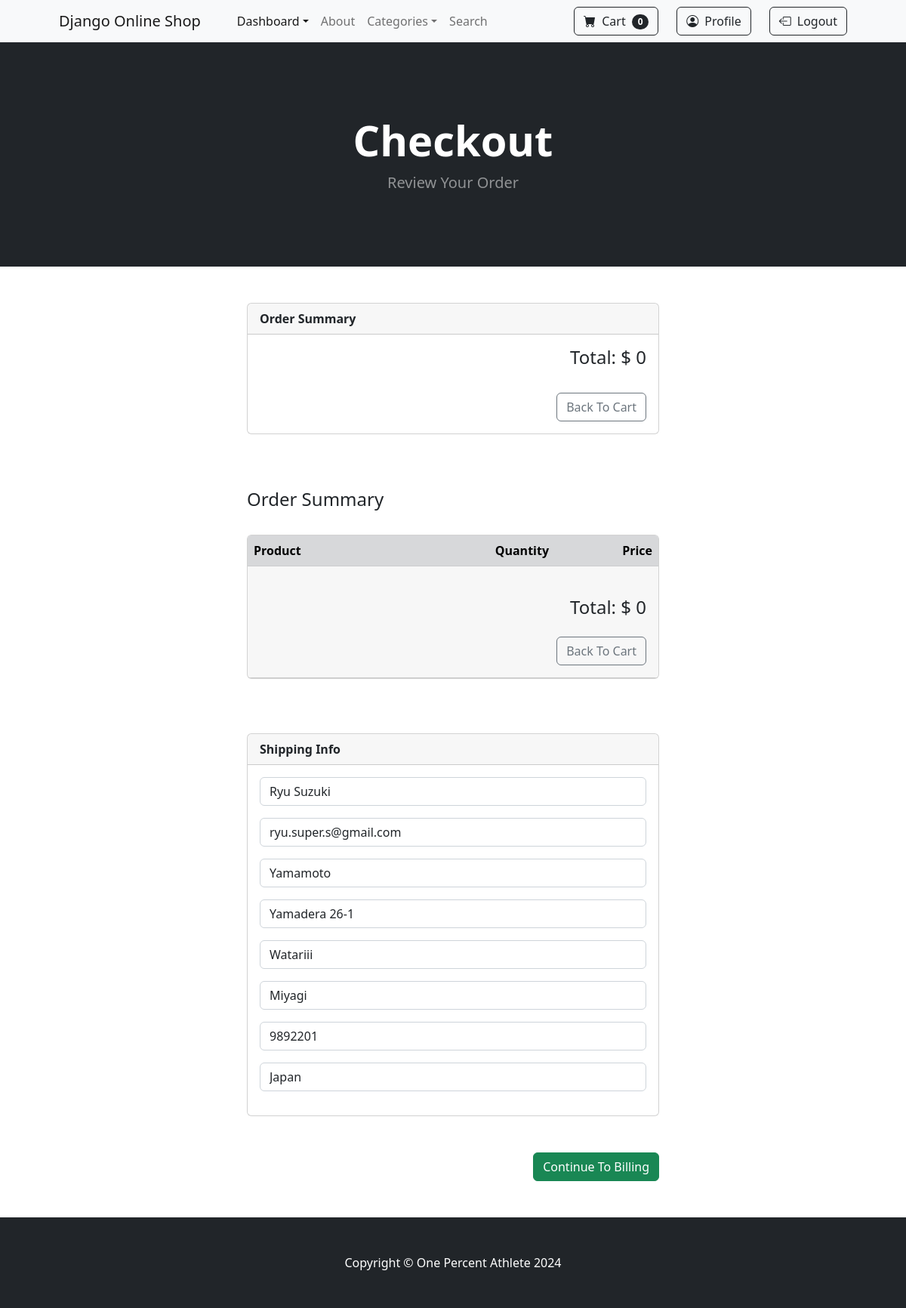
/payment/checkout (signed in), run on the app's committed database.
### payment/models.py (models this page shows, shortened)
class ShippingAddress(models.Model):
    user = models.ForeignKey(User, on_delete=models.CASCADE, blank=True, null=True)
    shipping_full_name=models.CharField(max_length=250)
    shipping_email=models.EmailField(max_length=250)
    shipping_address1=models.CharField(max_length=250)
    shipping_address2=models.CharField(max_length=250, blank=True, null=True)
    shipping_city=models.CharField(max_length=250)
    shipping_state=models.CharField(max_length=250, blank=True, null=True)
    shipping_zipcode=models.CharField(max_length=250, blank=True, null=True)
    shipping_country=models.CharField(max_length=250)
    class Meta:
        verbose_name_plural = "Shipping Address"

### payment/views.py (the view, shortened to what this page needs)
# urls.py: path('checkout', views.checkout, name="checkout"),
def checkout(request):
    cart = Cart(request)
    products = cart.get_products
    quantities = cart.get_quantities
    totals = cart.cart_total()
    if request.user.is_authenticated:
        shipping_user = ShippingAddress.objects.get(user__id=request.user.id)
        shipping_form = ShippingForm(request.POST or None, instance=shipping_user)
        return render(request, "payment/checkout.html", {"products": products,
        "quantities": quantities,
        "totals":totals,
        "shipping_form": shipping_form,
        })

### cart/cart.py (called while the page is built, shortened)
    def cart_total(self):
        product_ids = self.cart.keys()
        products = Product.objects.filter(id__in=product_ids)
        quantities = self.cart
        total = 0
        return total

    def __len__(self):
        return len(self.cart)

    def get_products(self):
        product_ids = self.cart.keys()
        products = Product.objects.filter(id__in=product_ids)
        return products

### cart/context_processors.py (called while the page is built)
def cart(request):
    return {"cart": Cart(request)}

### payment/templates/payment/checkout.html (shortened to what this page needs)
{% extends 'base.html' %}
{% block content %}
<header class="bg-dark py-5">
    <div class="container px-4 px-lg-5 my-5">
        <div class="text-center text-white">
            <h1 class="display-4 fw-bolder">Checkout</h1>
            <p class="lead fw-normal text-white-50 mb-0">Review Your Order</p>
        </div>
    </div>
</header>
<br><br>
<div class="container">
    <div class="row">
        <div class="col-md-6 offset-md-3">
            <div class="card">
                <div class="card-header fw-bolder">
                  Order Summary
                </div>
                <div class="card-body">
                    <div class="text-end">
                        <h4>Total: $ {{ totals }}</h4>
                        <br>
                        <a href="{% url 'cart_summary' %}" class="btn btn-outline-secondary" align="right">Back To Cart</a>
                    </div>
                </div>
            </div>
            <br><br>
            <br>
            <h4>Order Summary</h4>
            <br>
            <div class="card table-responsive">
                <div class="card-header m-0 p-0">
                    <table class="table table-striped">
                        <tr class="table-secondary">
                            <td class="fw-bolder">Product</td>
                            <td class="fw-bolder" align="right">Quantity</td>
                            <td class="fw-bolder" align="right">Price</td>
                        </tr>
                </div>
                    <div class="card-body p-0">
                    <br>
                    <div class="text-end mx-3">
                        <h4 class="my-0">Total: $ {{ totals }}</h4>
                        <br>
                        <a href="{% url 'cart_summary' %}" class="btn btn-outline-secondary mb-3" align="right">Back To Cart</a>
                        <br>
                    </div>
                </div>
                        </div>
                            <div class="text-end">
                                <br>
                            </div>
            <br><br>
            <form method="post" action="{% url 'billing_info' %}">
                <div class="card">
                    <div class="card-header fw-bolder">Shipping Info
                    </div>
                    <div class="card-body">
                            {{ shipping_form.as_p }}
                    </div>
                </div>
                    <br><br>
                <div class="text-end">
                    <button type="submit" class="btn btn-success" align="right">Continue To Billing</button>
                </div>
                    <br><br>
            </form>
        </div>
    </div>
</div>
{% endblock %}

### data on the page
ShippingAddress: shipping_full_name "Ryu Suzuki", shipping_email "ryu.super.s@gmail.com", shipping_address1 "Yamamoto", shipping_address2 "Yamadera 26-1", shipping_city "Watariii", shipping_state "Miyagi", shipping_zipcode "9892201", shipping_country "Japan"

### other printed values
{{ cart|length }} "0"
{{ totals }} "0"
